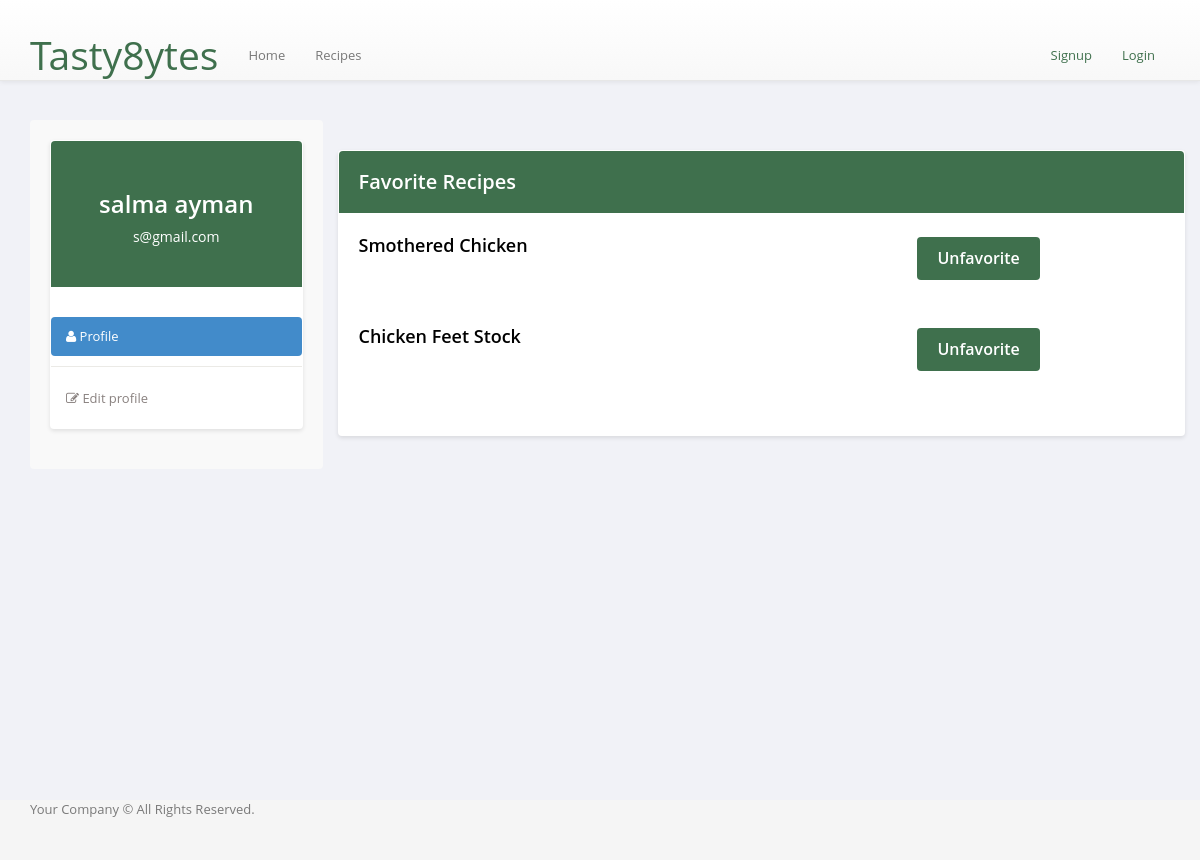
The app's page /userprofile/1 with its own data.
### backend/complete/models.py (models this page shows)
class User(db.Model, UserMixin):
    id = db.Column(db.Integer, primary_key=True)
    email = db.Column(db.String(150), unique=True)
    password = db.Column(db.String(150))
    first_name = db.Column(db.String(150))
    last_name = db.Column(db.String(150))
    isChef = db.Column(db.String, default='off')

### tables this page shows
CREATE TABLE Favorite(
        id int,
        Recipe_name varchar(255),
        foreign key (id) references User(id),
        foreign key (Recipe_name) references Recipes(Recipe_name)
    );

### backend/complete/views.py (the view)
@views.route('/userprofile/<userid>')
def userprofile(userid):
    object = user_database("instance\\MainDB.db")
    favorite_recipe_instance = favorite_recipe("instance\\MainDB.db")
    userinfo= object.get_user(int(userid))
    favorite_recipes = favorite_recipe_instance.display_favorite_recipe(userid)
    return render_template('pages/userprofile.html', item=userinfo, favorite_recipes=favorite_recipes)

### controllers/database.py (called while the page is built)
    def l_tuple_to_list(self,tuplee):                       #function to change a list of tuples to a normal list
        listt =[]
        for item in tuplee:
            for itemm in item:
                listt.append(itemm)        # all the ingredients are now in a normal list
        return listt

    def establish_connection(self):
        self.connection = sqlite3.connect(self.database_name, timeout = 5000)

    def cursor(self):
        return self.connection.cursor()

    def get_user(self, user_id):
        query = f'Select * from User where id = {user_id}'
        cursor=self.cursor().execute(query)
        data=cursor.fetchall()
        data=self.l_tuple_to_list(data)
        return data

    def display_favorite_recipe(self, id_user):
        query = 'select Recipe_name from Favorite where id = ?'
        data = self.cursor().execute(query, (id_user,))
        list_recipes = []
        for recipe in data.fetchall():
            list_recipes.append(recipe[0])
        return list_recipes

### backend/complete/templates/pages/userprofile.html (shortened to what this page needs)
{% extends 'layouts/main.html' %}
{% block content %}
<div class="container">
  <div class="row">
    <div class="profile-nav col-md-3">
      <div class="panel">
        <div class="user-heading round">
          <h1>{{item[3]}} {{item[4]}}</h1>
          <p>{{item[1]}}</p>
        </div>
        <ul class="nav nav-pills nav-stacked">
          <li class="active"><a href="{{ url_for('views.userprofile',userid=current_user.id) }}"> <i class="fa fa-user"></i> Profile</a></li>
          <li><a href="{{ url_for('views.useredit', userid=current_user.id) }}"> <i class="fa fa-edit"></i> Edit profile</a></li>
        </ul>
      </div>
    </div>
    <div class="profile-info col-md-9">
      <div class="panel">
        <div class="bio-graph-heading">
          <h2>Favorite Recipes</h2>
        </div>
        <div class="panel-body bio-graph-info">
          {% for recipe in favorite_recipes %}
          <form method="POST" action="{{ url_for('views.remove_favorite', recipe_name=recipe, userid=current_user.id) }}">
            <div class="row">
              <div class="col-md-8 bio-row">
                <p class="recipe-name">{{ recipe }}</p>
              </div>
              <div class="col-md-4 bio-row">
                <button class="GreenButton" type="submit">Unfavorite</button>
              </div>
            </div>
          </form>
        {% endfor %}
        </div>
      </div>
    </div>
  </div>
</div>
{% endblock %}

### backend/complete/static/css/layout.main.css (style rules this page uses)
html, body { height: 100%; }

### backend/complete/static/css/main.css (style rules this page uses)
a { cursor: pointer; }
.GreenButton { background-color: #3F704D; color: white; border: none; padding: 10px 20px; text-align: center; text-decoration: none; display: inline-block; font-size: 16px; margin: 4px 2px; cursor: pointer; border-radius: 4px; }
.row:after { content: ""; display: table; clear: both; }
body { color: #797979; background: #f1f2f7; font-family: 'Open Sans', sans-serif; padding: 0px !important; margin: 0px !important; font-size: 13px; text-rendering: optimizeLegibility; -webkit-font-smoothing: antialiased; -moz-font-smoothing: antialiased; }
.container { margin-top: 30px; }
.profile-nav { background-color: #f9f9f9; padding: 20px; border-radius: 4px; }
.panel { border-radius: 4px; box-shadow: 0 2px 4px rgba(0, 0, 0, 0.1); background-color: #ffffff; }
.user-heading { background-color: #3F704D; color: #ffffff; padding: 30px; text-align: center; border-radius: 4px 4px 0 0; }
.user-heading h1 { font-size: 24px; font-weight: 600; margin-bottom: 5px; }
.user-heading p { font-size: 14px; margin-top: 10px; }
.profile-nav ul { margin-top: 20px; padding-left: 0; }
.profile-nav ul > li { list-style: none; padding: 10px 0; border-bottom: 1px solid #ebeae6; }
.profile-nav ul > li:last-child { border-bottom: none; }
.profile-nav ul > li > a { color: #89817f; font-weight: 500; transition: all 0.3s ease; }
.profile-info { margin-top: 30px; }
.bio-graph-heading { background-color: #3F704D; color: #ffffff; padding: 20px; border-radius: 4px 4px 0 0; }
.bio-graph-heading h2 { font-size: 20px; font-weight: 600; margin: 0; }
.panel-body { padding: 20px; }
.bio-row { margin-bottom: 20px; }
.bio-row p { margin: 0; }
button { border: none; border-radius: 4px; padding: 8px 16px; cursor: pointer; font-weight: 600; transition: background-color 0.3s ease; }
.recipe-name { font-size: 18px; font-weight: 600; }
.row { margin-bottom: 20px; }

### records on screen
User: first_name "salma", last_name "ayman", email "s@gmail.com"
Favorite: Recipe_name "Smothered Chicken"
Favorite: Recipe_name "Chicken Feet Stock"
